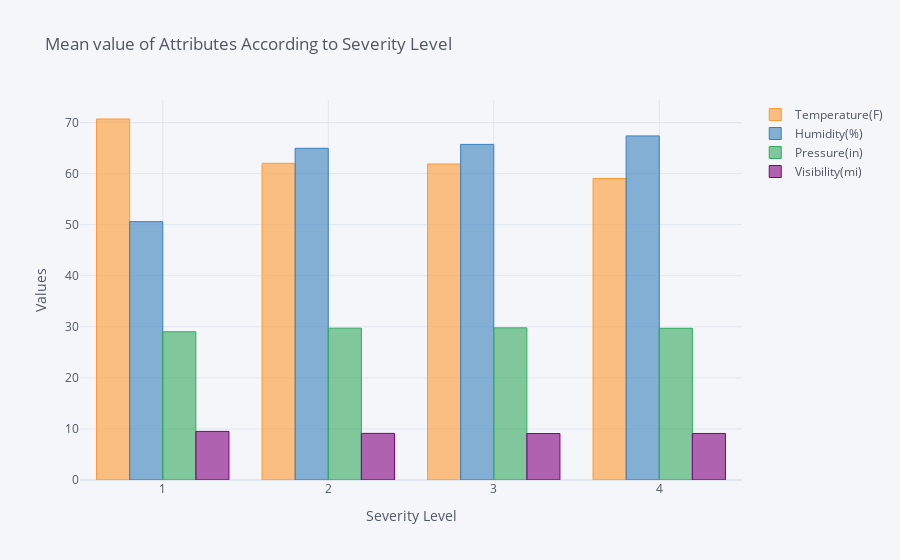

The code cell stored with this chart in its notebook:
### Code cell
g_severity.iloc[:,2:].iplot(kind = "bar", title="Mean value of Attributes According to Severity Level", yTitle="Values",
                            xTitle="Severity Level", opacity=0.6)

### Figure 1 — Plotly figure (JSON) as saved in the notebook; plotly's stock layout.template omitted (floating-point values rounded to 4 significant figures)
{"data": [{"marker": {"color": "rgba(255, 153, 51, 0.6)", "line": {"color": "rgba(255, 153, 51, 1.0)", "width": 1}}, "name": "Temperature(F)", "orientation": "v", "text": "", "type": "bar", "x": [1, 2, 3, 4], "y": [70.7, 62.02, 61.9, 59.05]}, {"marker": {"color": "rgba(55, 128, 191, 0.6)", "line": {"color": "rgba(55, 128, 191, 1.0)", "width": 1}}, "name": "Humidity(%)", "orientation": "v", "text": "", "type": "bar", "x": [1, 2, 3, 4], "y": [50.6, 64.96, 65.73, 67.38]}, {"marker": {"color": "rgba(50, 171, 96, 0.6)", "line": {"color": "rgba(50, 171, 96, 1.0)", "width": 1}}, "name": "Pressure(in)", "orientation": "v", "text": "", "type": "bar", "x": [1, 2, 3, 4], "y": [29.03, 29.74, 29.79, 29.71]}, {"marker": {"color": "rgba(128, 0, 128, 0.6)", "line": {"color": "rgba(128, 0, 128, 1.0)", "width": 1}}, "name": "Visibility(mi)", "orientation": "v", "text": "", "type": "bar", "x": [1, 2, 3, 4], "y": [9.515, 9.128, 9.099, 9.116]}], "layout": {"legend": {"bgcolor": "#F5F6F9", "font": {"color": "#4D5663"}}, "paper_bgcolor": "#F5F6F9", "plot_bgcolor": "#F5F6F9", "title": {"font": {"color": "#4D5663"}, "text": "Mean value of Attributes According to Severity Level"}, "xaxis": {"gridcolor": "#E1E5ED", "showgrid": true, "tickfont": {"color": "#4D5663"}, "title": {"font": {"color": "#4D5663"}, "text": "Severity Level"}, "zerolinecolor": "#E1E5ED"}, "yaxis": {"gridcolor": "#E1E5ED", "showgrid": true, "tickfont": {"color": "#4D5663"}, "title": {"font": {"color": "#4D5663"}, "text": "Values"}, "zerolinecolor": "#E1E5ED"}}}
